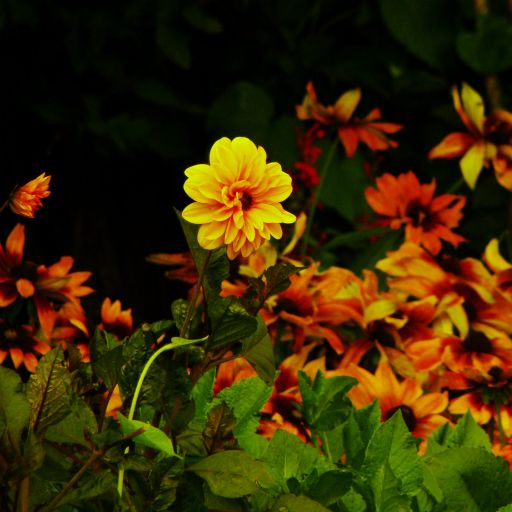
%> input picture Digital Image Processing/flower.jpg, 512 x 512 px
$ octave DIP_3_b_different_mask.m   (GNU Octave 9; MATLAB toolbox functions it lacks are replaced by stand-ins)
%> lines starting %> are read from the running program, lines starting %| are printed output that depends on the picture
clc;
close all;
clear all;

im = imread('G:\4Y1S\Lab\4Y1S\4182-Image Processing\flower.jpg');
%> im is the input picture: size 512x512x3 uint8; mean R, G, B 58, 41.2, 2.5
subplot(2,3,1);
imshow(im)
title('Original image');

img = rgb2gray(im);
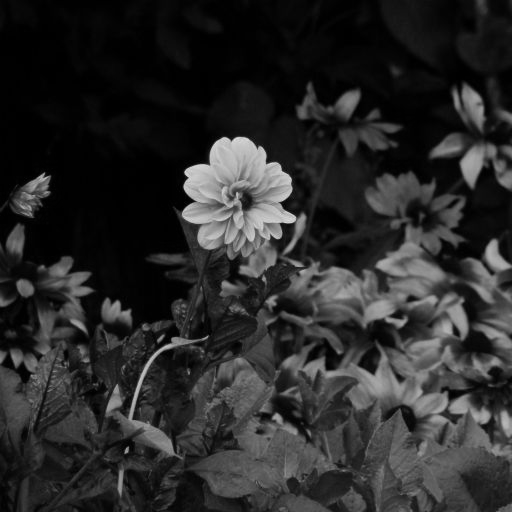
%> img: size 512x512 uint8; min 0, max 223, mean 41.8
subplot(2,3,2);
imshow(img)
title('GrayScale Image');

noisyImg = imnoise(img,'salt & pepper');
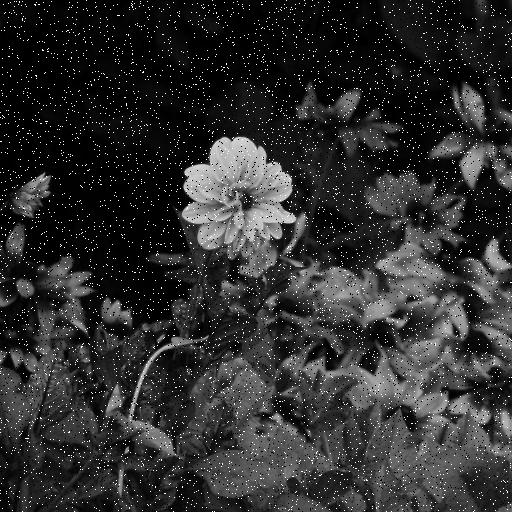
%> noisyImg: size 512x512 uint8; min 0, max 255, mean 46.2
subplot(2,3,3);
imshow(noisyImg)
title('Image with Salt pepper');

filter1 = ones(3,3)/9;
filter2 = ones(5,5)/25;
filter3 = ones(7,7)/49;

avg_filter1 = imfilter(noisyImg,filter1,'symmetric');
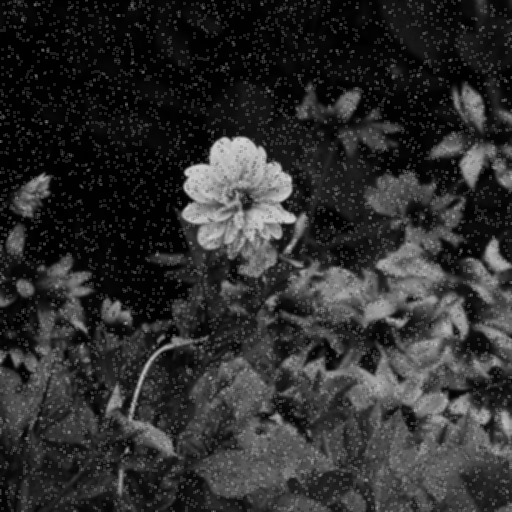
%> avg_filter1: size 512x512 uint8; min 0, max 213, mean 46.2
avg_filter2 = imfilter(noisyImg,filter2,'symmetric');
avg_filter3 = imfilter(noisyImg,filter3,'symmetric');
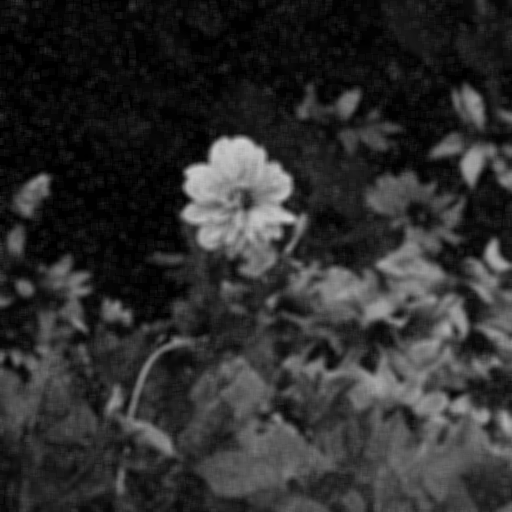
%> avg_filter3: size 512x512 uint8; min 0, max 206, mean 46.2

subplot(2,3,4);
imshow(avg_filter1);
title('Average Image 3 X 3');

subplot(2,3,5);
imshow(avg_filter2);
title('Average Image 5 X 5');

subplot(2,3,6);
imshow(avg_filter3);
title('Average Image 7 X 7')

$ run again, with Digital Image Processing/circuit.jpg copied over Digital Image Processing/flower.jpg
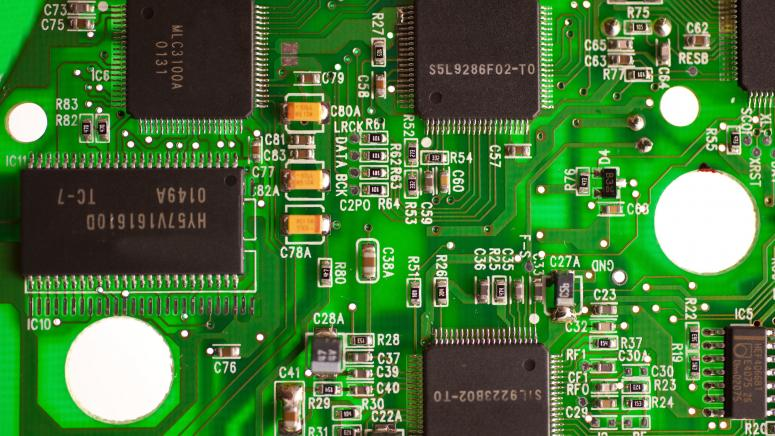
%> input picture Digital Image Processing/circuit.jpg, 775 x 436 px
%> im is the input picture: size 436x775x3 uint8; mean R, G, B 70.2, 118.8, 57.6
%> `noisyImg = imnoise(img,'salt & pepper');`:
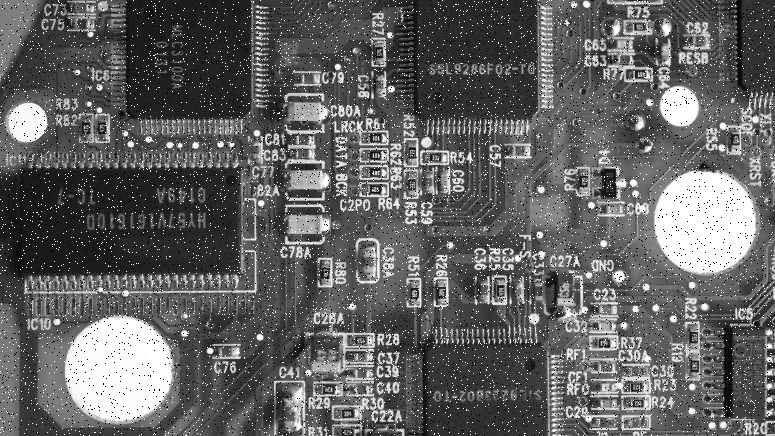
%> noisyImg: size 436x775 uint8; min 0, max 255, mean 98.8
%> `avg_filter2 = imfilter(noisyImg,filter2,'symmetric');`:
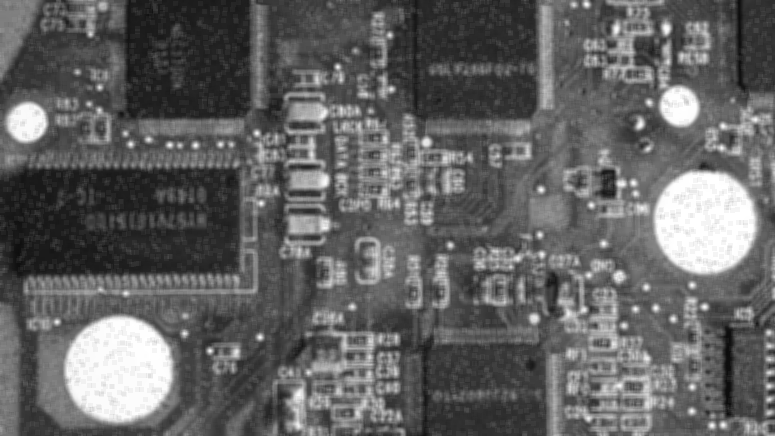
%> avg_filter2: size 436x775 uint8; min 12, max 255, mean 98.8
